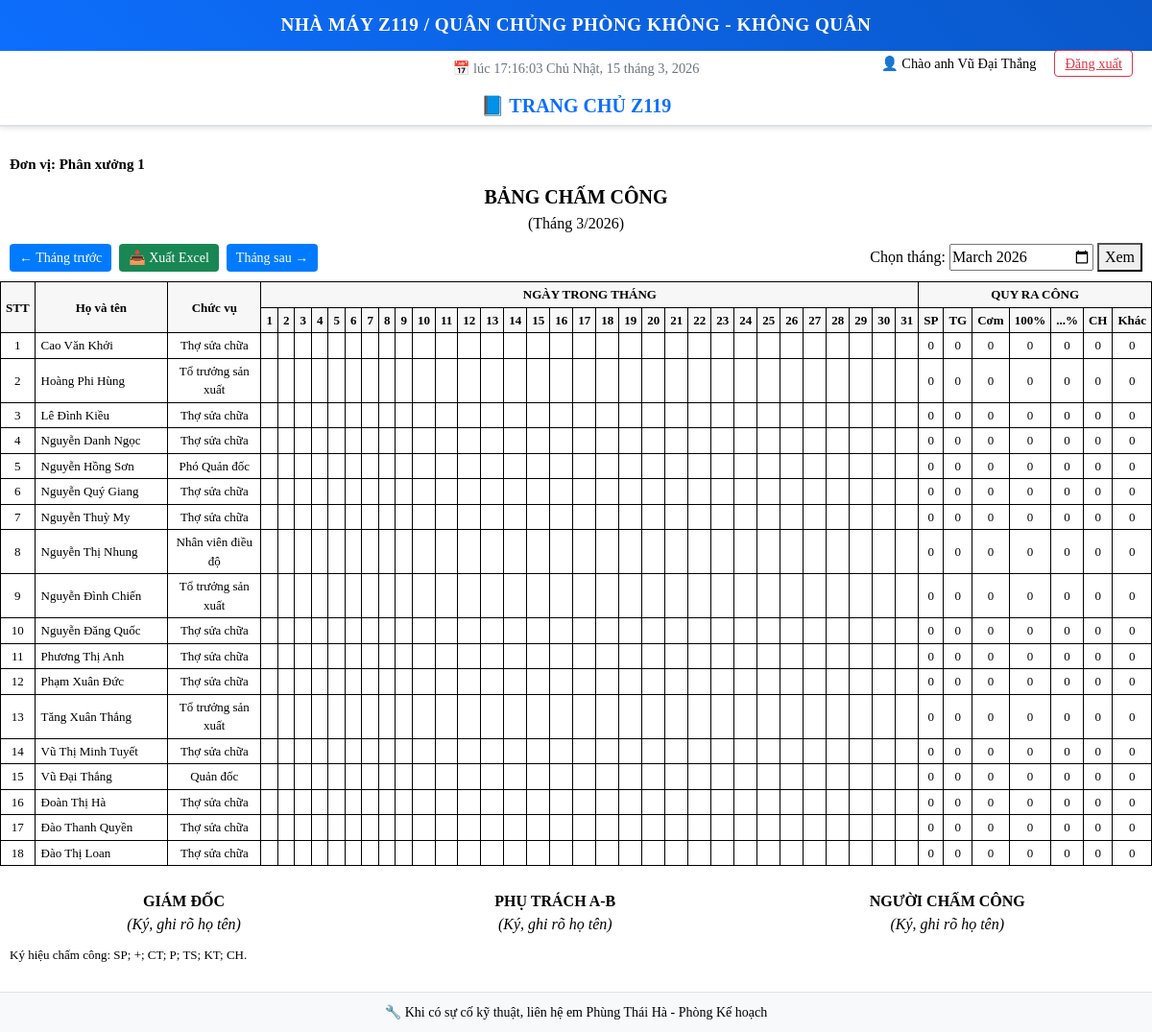
Screenshot of /DKQSZ119/chamcong/ (signed in) with the database file from the repository.
### DKQSZ119/models.py (models this page shows, shortened)
class Z119group(models.Model):
    name = models.CharField(max_length=100)

class WorkerInfo(models.Model):
    name = models.CharField(max_length=100)
    rank = models.CharField(max_length=100, blank=True)
    position = models.CharField(max_length=100, blank=True)
    z119group = models.ForeignKey(Z119group, on_delete=models.CASCADE)
    phone_number = models.CharField(max_length=15, blank=True, null=True)

### DKQSZ119/views.py (the view)
# urls.py: path('chamcong/', views.chamcong, name='chamcong'),
@login_required
def chamcong(request):
    user = request.user
    now = timezone.localtime(timezone.now())
    month_str = request.GET.get("month")
    if month_str:
        try:
            if "-" in month_str:
                selected_date = datetime.strptime(month_str, "%Y-%m").date()
            else:
                selected_date = date(now.year, int(month_str), 1)
        except ValueError:
            selected_date = date(now.year, now.month, 1)
    else:
        selected_date = date(now.year, now.month, 1)
    month = selected_date.month
    year = selected_date.year
    prev_month_date = (selected_date.replace(day=1) - timedelta(days=1)).replace(day=1)
    next_month_date = (selected_date.replace(day=28) + timedelta(days=4)).replace(day=1)
    prev_month = prev_month_date.strftime("%Y-%m")
    next_month = next_month_date.strftime("%Y-%m")
    num_days = calendar.monthrange(year, month)[1]
    days = list(range(1, num_days + 1))
    if hasattr(user, "is_director") and user.is_director:
        workers = WorkerInfo.objects.all().order_by("name")
    else:
        workers = WorkerInfo.objects.filter(z119group=user.z119group).order_by("name")
    records = AttendanceRecord.objects.filter(
        worker__in=workers, date__year=year, date__month=month
    )
    attendance_by_worker = {w.id: {d: "" for d in days} for w in workers}
    for r in records:
        wk_id = r.worker_id
        day = r.date.day
        symbol = STATUS_MAP.get(r.status, r.status or "")
        if wk_id in attendance_by_worker and day in attendance_by_worker[wk_id]:
            attendance_by_worker[wk_id][day] = symbol
    users = []
    for w in workers:
        daily = attendance_by_worker[w.id]
        total_present = sum(1 for v in daily.values() if v == STATUS_MAP["present"])
        total_presenttg = sum(1 for v in daily.values() if v == STATUS_MAP["presenttg"])
        total_curve = sum(1 for v in daily.values() if v == STATUS_MAP["curve"])
        total_leave = sum(1 for v in daily.values() if v == STATUS_MAP["leave"])
        total_pregnancy = sum(1 for v in daily.values() if v == STATUS_MAP["pregnancy"])
        total_meal = (
            total_present + total_presenttg + total_curve
        )
        total_other = sum(
            1 for v in daily.values() if v not in STATUS_MAP.values() and v != ""
        )
        users.append({
            "worker": w,
            "attendance": daily,
            "total_present": total_present,
            "total_presenttg": total_presenttg,
            "total_curve": total_curve,
            "total_leave": total_leave,
            "total_pregnancy": total_pregnancy,
            "total_meal": total_meal,
            "total_other": total_other,
        })
    context = {
        "unit_name": getattr(user, "z119group").name if getattr(user, "z119group", None) else "",
        "days": days,
        "users": users,
        "month": month,
        "year": year,
        "prev_month": prev_month,
        "next_month": next_month,
    }
    return render(request, "chamcong.html", context)

### D2SX/context_processors.py (called while the page is built)
def leader_name_processor(request):
    if request.user.is_authenticated:
        return {'leader_name': request.user.get_full_name() or request.user.username}
    return {}

### DKQSZ119/context_processors.py (called while the page is built)
def leader_name_processor(request):
    if request.user.is_authenticated:
        return {'leader_name': request.user.get_full_name() or request.user.username}
    return {}

### DKQSZ119/templatetags/custom_filters.py (called while the page is built)
@register.filter
def get_item(dictionary, key):
    return dictionary.get(key, '')

### DKQSZ119/templates/chamcong.html (shortened to what this page needs)
{% extends 'base.html' %}
{% load static custom_filters %}
{% block content %}
<div>
  <div class="unit">Đơn vị: {{ unit_name|default:"Phòng Kế hoạch" }}</div>
  <div class="header">
    <h2>BẢNG CHẤM CÔNG</h2>
    <div>(Tháng {{ month }}/{{ year }})</div>
  </div>
  <div class="toolbar">
    <div style="display:flex; gap:8px;">
      <a href="?month={{ prev_month }}">← Tháng trước</a>
      <a href="{% url 'export_attendance_excel' %}?month={{ month }}&year={{ year }}" class="btn-success">📥 Xuất Excel</a>
      <a href="?month={{ next_month }}">Tháng sau →</a>
    </div>
    <form method="get">
      <label for="month">Chọn tháng:</label>
      <input type="month" name="month" id="month" value="{{ year }}-{{ month|stringformat:'02d' }}">
      <button type="submit">Xem</button>
    </form>
  </div>
  <table>
    <thead>
      <tr>
        <th rowspan="2">STT</th>
        <th rowspan="2" style="width:18%;">Họ và tên</th>
        <th rowspan="2" style="width:12%;">Chức vụ</th>
        <th colspan="{{ days|length }}">NGÀY TRONG THÁNG</th>
        <th colspan="7">QUY RA CÔNG</th>
      </tr>
      <tr>
        {% for d in days %}
          <th>{{ d }}</th>
        {% endfor %}
        <th>SP</th>
        <th>TG</th>
        <th>Cơm</th>
        <th>100%</th>
        <th>...%</th>
        <th>CH</th>
        <th>Khác</th>
      </tr>
    </thead>
    <tbody>
      {% for item in users %}
        <tr>
          <td>{{ forloop.counter }}</td>
          <td class="name">{{ item.worker.name }}</td>
          <td>{{ item.worker.position }}</td>
          {% for d in days %}
            <td>{{ item.attendance|get_item:d }}</td>
          {% endfor %}
          <td>{{ item.total_present }}</td>
          <td>{{ item.total_presenttg }}</td>
          <td>{{ item.total_meal }}</td>
          <td>{{ item.total_pregnancy }}</td>
          <td>{{ item.total_leave }}</td>
          <td>{{ item.total_curve }}</td>
          <td>{{ item.total_other }}</td>
        </tr>
      {% empty %}
        <tr><td colspan="{{ days|length|add:10 }}">Không có dữ liệu chấm công</td></tr>
      {% endfor %}
    </tbody>
  </table>
  <div class="signatures">
    <div>
      <b>GIÁM ĐỐC</b><br>
      <i>(Ký, ghi rõ họ tên)</i>
    </div>
    <div>
      <b>PHỤ TRÁCH A-B</b><br>
      <i>(Ký, ghi rõ họ tên)</i>
    </div>
    <div>
      <b>NGƯỜI CHẤM CÔNG</b><br>
      <i>(Ký, ghi rõ họ tên)</i>
    </div>
  </div>
  <div class="note">
    Ký hiệu chấm công: SP; +; CT; P; TS; KT; CH.
  </div>
</div>
{% endblock %}

### DKQSZ119/templates/base.html (style rules this page uses)
body { background-color: #f8f9fa; margin: 0; padding: 150px 0 60px 0; font-family: Arial, sans-serif; }
a { text-decoration: none; color: inherit; }

### DKQSZ119/templates/chamcong.html (style rules this page uses)
body { background: #fff; color: #000; font-family: "Times New Roman", serif; }
.unit { font-size: 15px; font-weight: 600; margin: 10px; }
.header { text-align: center; line-height: 1.3; }
.header h2 { margin: 6px 0; font-size: 20px; font-weight: bold; text-transform: uppercase; }
.toolbar { display: flex; justify-content: space-between; align-items: center; margin: 10px; flex-wrap: wrap; gap: 8px; }
.toolbar a { text-decoration: none; background: #007bff; color: white; padding: 4px 10px; border-radius: 4px; font-size: 14px; }
.btn-success { background: #198754 !important; }
table { width: 100%; border-collapse: collapse; border: 1px solid #000; font-size: 13px; }
th, td { border: 1px solid #000; text-align: center; padding: 3px 5px; }
th { background: #f7f7f7; }
td.name { text-align: left; padding-left: 6px; }
.signatures { display: flex; justify-content: space-around; text-align: center; margin-top: 25px; }
.note { margin: 10px; font-size: 13px; }

### rows the page displays
Z119group: name "Phân xưởng 1"
WorkerInfo: worker.name "Cao Văn Khởi", worker.position "Thợ sửa chữa", total_present "0", total_presenttg "0", total_meal "0", total_pregnancy "0", total_leave "0", total_curve "0", total_other "0"
WorkerInfo: worker.name "Hoàng Phi Hùng", worker.position "Tổ trưởng sản xuất", total_present "0", total_presenttg "0", total_meal "0", total_pregnancy "0", total_leave "0", total_curve "0", total_other "0"
WorkerInfo: worker.name "Lê Đình Kiều", worker.position "Thợ sửa chữa", total_present "0", total_presenttg "0", total_meal "0", total_pregnancy "0", total_leave "0", total_curve "0", total_other "0"
WorkerInfo: worker.name "Nguyễn Danh Ngọc", worker.position "Thợ sửa chữa", total_present "0", total_presenttg "0", total_meal "0", total_pregnancy "0", total_leave "0", total_curve "0", total_other "0"
WorkerInfo: worker.name "Nguyễn Hồng Sơn", worker.position "Phó Quản đốc", total_present "0", total_presenttg "0", total_meal "0", total_pregnancy "0", total_leave "0", total_curve "0", total_other "0"
WorkerInfo: worker.name "Nguyễn Quý Giang", worker.position "Thợ sửa chữa", total_present "0", total_presenttg "0", total_meal "0", total_pregnancy "0", total_leave "0", total_curve "0", total_other "0"
WorkerInfo: worker.name "Nguyễn Thuỳ My", worker.position "Thợ sửa chữa", total_present "0", total_presenttg "0", total_meal "0", total_pregnancy "0", total_leave "0", total_curve "0", total_other "0"
WorkerInfo: worker.name "Nguyễn Thị Nhung", worker.position "Nhân viên điều độ", total_present "0", total_presenttg "0", total_meal "0", total_pregnancy "0", total_leave "0", total_curve "0", total_other "0"
WorkerInfo: worker.name "Nguyễn Đình Chiến", worker.position "Tổ trưởng sản xuất", total_present "0", total_presenttg "0", total_meal "0", total_pregnancy "0", total_leave "0", total_curve "0", total_other "0"
WorkerInfo: worker.name "Nguyễn Đăng Quốc", worker.position "Thợ sửa chữa", total_present "0", total_presenttg "0", total_meal "0", total_pregnancy "0", total_leave "0", total_curve "0", total_other "0"
WorkerInfo: worker.name "Phương Thị Anh", worker.position "Thợ sửa chữa", total_present "0", total_presenttg "0", total_meal "0", total_pregnancy "0", total_leave "0", total_curve "0", total_other "0"
WorkerInfo: worker.name "Phạm Xuân Đức", worker.position "Thợ sửa chữa", total_present "0", total_presenttg "0", total_meal "0", total_pregnancy "0", total_leave "0", total_curve "0", total_other "0"
WorkerInfo: worker.name "Tăng Xuân Thắng", worker.position "Tổ trưởng sản xuất", total_present "0", total_presenttg "0", total_meal "0", total_pregnancy "0", total_leave "0", total_curve "0", total_other "0"
WorkerInfo: worker.name "Vũ Thị Minh Tuyết", worker.position "Thợ sửa chữa", total_present "0", total_presenttg "0", total_meal "0", total_pregnancy "0", total_leave "0", total_curve "0", total_other "0"
WorkerInfo: worker.name "Vũ Đại Thắng", worker.position "Quản đốc", total_present "0", total_presenttg "0", total_meal "0", total_pregnancy "0", total_leave "0", total_curve "0", total_other "0"
WorkerInfo: worker.name "Đoàn Thị Hà", worker.position "Thợ sửa chữa", total_present "0", total_presenttg "0", total_meal "0", total_pregnancy "0", total_leave "0", total_curve "0", total_other "0"
WorkerInfo: worker.name "Đào Thanh Quyền", worker.position "Thợ sửa chữa", total_present "0", total_presenttg "0", total_meal "0", total_pregnancy "0", total_leave "0", total_curve "0", total_other "0"
WorkerInfo: worker.name "Đào Thị Loan", worker.position "Thợ sửa chữa", total_present "0", total_presenttg "0", total_meal "0", total_pregnancy "0", total_leave "0", total_curve "0", total_other "0"

### other values shown
{{ leader_name }} "Vũ Đại Thắng"
{{ month }} "3"
{{ year }} "2026"
{{ d }} "1" "2" "3" "4" "5" "6" "7" "8" "9" "10" "11" "12" "13" "14" "15" "16" "17" "18" "19" "20" "21" "22" "23" "24" "25" "26" "27" "28" "29" "30" "31"
